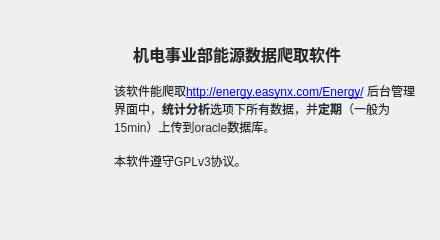
<?xml version="1.0" encoding="UTF-8"?>
<ui version="4.0">
    <class>about_proj</class>
    <widget class="QDialog" name="about_proj">
        <property name="enabled">
            <bool>true</bool>
        </property>
        <property name="geometry">
            <rect>
                <x>0</x>
                <y>0</y>
                <width>440</width>
                <height>240</height>
            </rect>
        </property>
        <property name="minimumSize">
            <size>
                <width>440</width>
                <height>240</height>
            </size>
        </property>
        <property name="maximumSize">
            <size>
                <width>440</width>
                <height>240</height>
            </size>
        </property>
        <property name="windowTitle">
            <string>关于项目</string>
        </property>
        <property name="windowIcon">
            <iconset resource="../res/ResFiles.qrc">
                <normaloff>:/proPrefix/image/spider.ico</normaloff>:/proPrefix/image/spider.ico
            </iconset>
        </property>
        <widget class="QLabel" name="label">
            <property name="geometry">
                <rect>
                    <x>10</x>
                    <y>70</y>
                    <width>91</width>
                    <height>101</height>
                </rect>
            </property>
            <property name="styleSheet">
                <string notr="true">image: url(:/proPrefix/image/spider.ico)</string>
            </property>
            <property name="frameShape">
                <enum>QFrame::NoFrame</enum>
            </property>
            <property name="text">
                <string/>
            </property>
        </widget>
        <widget class="QTextBrowser" name="readme">
            <property name="enabled">
                <bool>true</bool>
            </property>
            <property name="geometry">
                <rect>
                    <x>110</x>
                    <y>10</y>
                    <width>321</width>
                    <height>241</height>
                </rect>
            </property>
            <property name="autoFillBackground">
                <bool>false</bool>
            </property>
            <property name="styleSheet">
                <string notr="true">background: transparent;</string>
            </property>
            <property name="frameShape">
                <enum>QFrame::NoFrame</enum>
            </property>
            <property name="autoFormatting">
                <set>QTextEdit::AutoNone</set>
            </property>
            <property name="documentTitle">
                <string/>
            </property>
            <property name="html">
                <string>&lt;!DOCTYPE HTML PUBLIC &quot;-//W3C//DTD HTML 4.0//EN&quot; &quot;http://www.w3.org/TR/REC-html40/strict.dtd&quot;&gt;
                    &lt;html&gt;&lt;head&gt;&lt;meta name=&quot;qrichtext&quot; content=&quot;1&quot; /&gt;&lt;style
                    type=&quot;text/css&quot;&gt;
                    p, li { white-space: pre-wrap; }
                    &lt;/style&gt;&lt;/head&gt;&lt;body style=&quot; font-family:'SimSun'; font-size:9pt;
                    font-weight:400; font-style:normal;&quot;&gt;
                    &lt;p align=&quot;center&quot; style=&quot; margin-top:0px; margin-bottom:16px; margin-left:0px;
                    margin-right:0px; -qt-block-indent:0; text-indent:0px;&quot;&gt;&lt;span style=&quot;
                    font-family:'-apple-system,BlinkMacSystemFont,Segoe UI,Helvetica,Arial,sans-serif,Apple Color
                    Emoji,Segoe UI Emoji,Segoe UI Symbol'; font-size:16px; font-weight:600; color:#24292e;&quot;&gt;机电事业部能源数据爬取软件&lt;/span&gt;&lt;/p&gt;
                    &lt;p style=&quot; margin-top:0px; margin-bottom:16px; margin-left:0px; margin-right:0px;
                    -qt-block-indent:0; text-indent:0px;&quot;&gt;&lt;span style=&quot; color:#24292e;&quot;&gt;该软件能爬取&lt;/span&gt;&lt;a
                    href=&quot;http://energy.easynx.com/Energy/&quot;&gt;&lt;span style=&quot; text-decoration:
                    underline; color:#0000ff;&quot;&gt;http://energy.easynx.com/Energy/&lt;/span&gt;&lt;/a&gt;&lt;span
                    style=&quot; color:#24292e;&quot;&gt; 后台管理界面中，&lt;/span&gt;&lt;span style=&quot; font-weight:600;
                    color:#24292e;&quot;&gt;统计分析&lt;/span&gt;&lt;span style=&quot; color:#24292e;&quot;&gt;选项下所有数据，并&lt;/span&gt;&lt;span
                    style=&quot; font-weight:600; color:#24292e;&quot;&gt;定期&lt;/span&gt;&lt;span style=&quot;
                    color:#24292e;&quot;&gt;（一般为15min）上传到&lt;/span&gt;&lt;span style=&quot; color:#24292e;
                    background-color:rgba(27,31,35,0.047059);&quot;&gt;oracle&lt;/span&gt;&lt;span style=&quot;
                    color:#24292e;&quot;&gt;数据库。&lt;/span&gt; &lt;/p&gt;
                    &lt;p style=&quot; margin-top:0px; margin-bottom:0px; margin-left:0px; margin-right:0px;
                    -qt-block-indent:0; text-indent:0px;&quot;&gt;&lt;span style=&quot; color:#24292e;&quot;&gt;本软件遵守GPLv3协议。&lt;/span&gt;&lt;/p&gt;
                    &lt;p style=&quot;-qt-paragraph-type:empty; margin-top:0px; margin-bottom:16px; margin-left:0px;
                    margin-right:0px; -qt-block-indent:0; text-indent:0px; font-family:'Microsoft
                    YaHei,Arial,Verdana,Helvetica,sans-serif'; font-size:14px; color:#333333;&quot;&gt;&lt;br /&gt;&lt;/p&gt;&lt;/body&gt;&lt;/html&gt;
                </string>
            </property>
            <property name="overwriteMode">
                <bool>false</bool>
            </property>
            <property name="acceptRichText">
                <bool>true</bool>
            </property>
            <property name="searchPaths">
                <stringlist/>
            </property>
            <property name="openExternalLinks">
                <bool>true</bool>
            </property>
            <property name="openLinks">
                <bool>true</bool>
            </property>
        </widget>
    </widget>
    <resources>
        <include location="../res/ResFiles.qrc"/>
    </resources>
    <connections/>
</ui>
